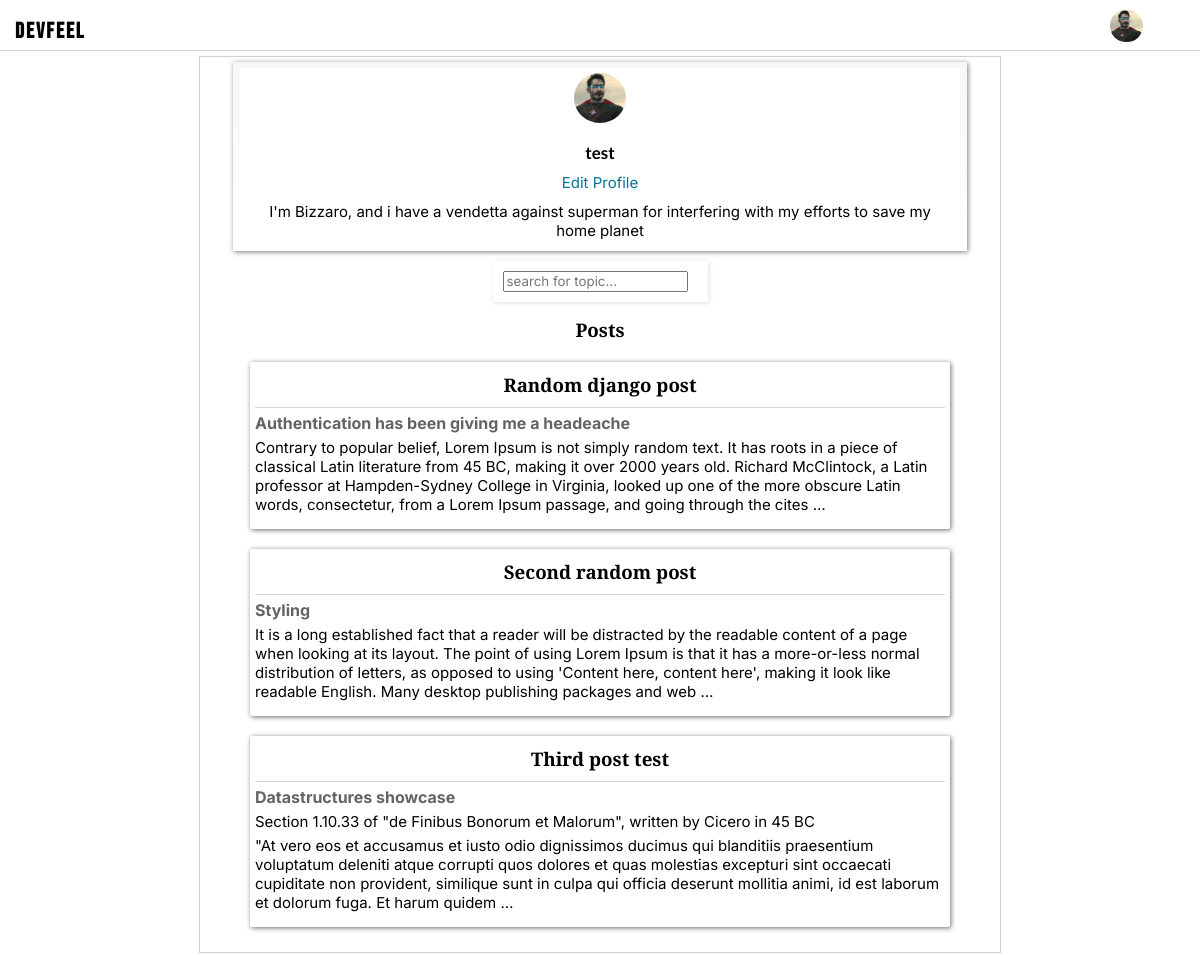
/user-profile/15/ (signed in), run on the app's committed database.
### base/models.py (models this page shows, shortened)
class User(AbstractUser):
  name = models.CharField(max_length=200, null=True, unique=True)
  email = models.EmailField(unique=True, null=True)
  bio = models.TextField(blank=True ,null=True)
  failed_login_attempts = models.IntegerField(default=0)
  avatar = models.ImageField(null=True,default='default_images/avatar.svg', upload_to='avatars/')
  USERNAME_FIELD = 'email'
  REQUIRED_FIELDS = ['name']

class Post(models.Model):
    author = models.ForeignKey(User, on_delete=models.CASCADE)
    topic = models.CharField(max_length=200)
    description = models.CharField(max_length=400)
    body = RichTextField(blank=True, null=True)
    post_image = models.ImageField(null=True, blank=True, upload_to='post_images/', default='default_images/post_default.jpg')
    post_date = models.DateTimeField(auto_now_add=True)
    likes = models.ManyToManyField(User, through='Like', related_name='liked_posts')

### base/views.py (the view)
# urls.py: path('user-profile/<str:pk>/', views.userProfile, name='user-profile'),
def userProfile(request, pk):
  user = User.objects.get(id=pk)
  search_post = request.GET.get('search')
  if search_post:
    all_posts = Post.objects.filter(author=user)
    posts = all_posts.filter(Q(topic__icontains=search_post))
  else:
    posts = Post.objects.filter(author=user)
  context = {'user':user, 'posts':posts}
  return render(request, 'base/user_profile.html', context)

### base/templates/base/user_profile.html (shortened to what this page needs)
{% extends 'main.html' %} {% load static %}
{% block content %}
<main>
  <div class="user-profile">
    <div class="user-profile-border-container">
      <div class="user-profile-head-container">
        <div class="user-profile-image">
          <img src="{{user.avatar.url}}" alt="Profile Picture" />
        </div>
        <div class="user-profile-username">
          <h3 class="username-font">{{user.name}}</h3>
        </div>
        {% if request.user.is_authenticated %}
        <div class="user-profile-edit">
          <a href="{% url 'edit-user-profile' user.id%}">
            <p class="userprofile-edit body-font">Edit Profile</p>
          </a>
        </div>
        {% endif %}
        <div>
          <p>{{user.bio}}</p>
        </div>
      </div>
    </div>
    <div class="search-posts userprofile-search">
      <form class="search-form" action="{% url 'user-profile' user.id %}">
        <input name="search" type="search" id="search-home" placeholder="search for topic..." />
      </form>
    </div>
    {% if request.GET.search %}
    <div class="search-results-header">
      <p>Results for <span>'{{request.GET.search}}'</span></p>
      <a href="{% url 'user-profile' user.id %}">Show all</a>
    </div>
    {%else%}
    <div class="user-posts-header topic-font">
      <h3>Posts</h3>
    </div>
    {%endif%}
    <div class="user-profile-posts-container">
      <div class="user-profile-center-posts">
        {% if posts %} {% for post in posts %}
        <div class="user-profile-post">
          <div>
            <a href="{% url 'post-details' pk=post.id %}">
              <h3 class="topic-font">{{post.topic}}</h3>
            </a>
          </div>
          <h4 class="description-font">{{post.description}}</h4>
          <p>{{post.body|safe|truncatewords:60}}</p>
        </div>
        {% endfor %} {% else %}
        <p>This user does not have any posts</p>
        {% endif %}
      </div>
    </div>
  </div>
</main>
{% endblock content %}

### templates/navbar.html (shortened to what this page needs)
<div class="nav-container">
  <div class="logo">
    <a href="/">
      <h3>DEVFEEL</h3>
    </a>
  </div>
  {% if request.user.is_authenticated %}
  <div class="nav-profile authenticated">
    <div class="dropdown-image">
      <img class="nav-profile-image" src="{{request.user.avatar.url}}" alt="" />
    </div>
      {% endif %}
  </div>
</div>

### static/css/main.css (style rules this page uses)
* { margin: 5px; --logo-font: 'Bebas Neue', sans-serif; --headings-font: 'Tinos', serif; --body-font: 'Roboto', sans-serif; --body2-font: 'Inter', sans-serif; --username-font: 'Lato', sans-serif; ; }
p { font-family: 'Times New Roman', Times, serif; font-family: var(--body2-font); font-size: 15px; }
.topic-font { font-family: 'Times New Roman', Times, serif; font-family: var(--headings-font); color: black; }
.description-font { font-family: 'Times New Roman', Times, serif; font-family: var(--body2-font); color: rgba(0, 0, 0, 0.61); }
.username-font { font-family: 'Times New Roman', Times, serif; font-family: var(--username-font); }
.body-font { font-family: 'Times New Roman', Times, serif; font-family: var(--body2-font); }
:root { --nav-height: 40px; }
.nav-container { margin: 0; display: grid; grid-template-columns: 1fr 1fr; height: var(--nav-height); border-bottom: 1px rgba(112, 112, 112, 0.288) solid; margin: 0 -10px 0 -10px; }
.logo { position: relative; }
.logo a { display: block; height: 30px; margin-top: 0px; position: absolute; top: 16px; margin-bottom: 10px; }
.logo a h3 { font-family: sans-serif; font-family: var(--logo-font); color: black; letter-spacing: 2px; font-size: 22px; position: absolute; bottom: 11px; }
a:link { text-decoration: none; }
.nav-profile-image { height: 32px; border-radius: 50%; margin-top: 0px; position: absolute; top: 10px; }
.authenticated { width: 200px; justify-self: end; margin-top: 0px; }
.dropdown-image { margin-left: 110px; padding-bottom: 10px; cursor: pointer; }
.search-posts { display: flex; align-items: center; justify-content: flex-end; }
.search-posts input::placeholder { font-family: var(--body2-font); }
.search-form { display: grid; grid-template-columns: 1fr auto; align-self: flex-end; justify-self: flex-end; }
.user-profile { display: flex; flex-direction: column; border: 1px solid rgba(0, 0, 0, 0.185); justify-content: center; align-items: center; max-width: 800px; margin: 0 auto 0 auto; }
.user-profile-border-container { padding: 1px 7px; width: 90%; background: linear-gradient(to bottom, rgba(226, 226, 226, 0.301) 0%, rgba(255, 153, 204, 0) 100%); box-shadow: 1px 1px 5px rgba(0, 0, 0, 0.521); }
.user-profile-head-container { text-align: center; margin: 0 auto; width: 100%; background-color: white; }
.user-profile-head-container div { margin-bottom: 10px; }
.user-profile-edit a { display: block; color: rgb(0, 116, 151); }
.user-posts-header { text-align: center; margin-bottom: 0px; }
.user-profile-username h3 { font-size: 17px; color: black; }
.userprofile-search { box-shadow: 1px 1px 5px rgba(0, 0, 0, 0.13); }
.user-profile-image img { height: 50px; border-radius: 50%; }
.user-profile-posts-container { margin: 0; display: flex; justify-content: center; align-items: center; }
.user-profile-post { background-color: #ffffff; box-shadow: 1px 1px 5px rgba(0, 0, 0, 0.589); border-radius: 2px; max-width: 700px; margin: 10px 0 20px 0; padding-bottom: 10px; }
.user-profile-post div { display: flex; justify-content: center; align-items: center; margin-bottom: 5px; border-bottom: 1px solid rgba(0, 0, 0, 0.158); }
.user-profile-post a { display: block; }

### data on the page
User: user.avatar (picture), avatar (picture), name "test", bio "I'm Bizzaro, and i have a vendetta against superman for interfering with my efforts to save my home planet"
Post: topic "Random django post", description "Authentication has been giving me a headeache", body "Contrary to popular belief, Lorem Ipsum is not simply random text. It has roots in a piece of classical Latin literature from 45 BC, making it over 2000 years old. Richard McClintock, a Latin professor at Hampden-Sydney College in Virginia, looked up one of the more obscure Latin words, consectetur, from a Lorem Ipsum passage, and going through the cites …"
Post: topic "Second random post", description "Styling", body "It is a long established fact that a reader will be distracted by the readable content of a page when looking at its layout. The point of using Lorem Ipsum is that it has a more-or-less normal distribution of letters, as opposed to using 'Content here, content here', making it look like readable English. Many desktop publishing packages and web …"
Post: topic "Third post test", description "Datastructures showcase", body "Section 1.10.33 of \"de Finibus Bonorum et Malorum\", written by Cicero in 45 BC \"At vero eos et accusamus et iusto odio dignissimos ducimus qui blanditiis praesentium voluptatum deleniti atque corrupti quos dolores et quas molestias excepturi sint occaecati cupiditate non provident, similique sunt in culpa qui officia deserunt mollitia animi, id est laborum et dolorum fuga. Et harum quidem …"
